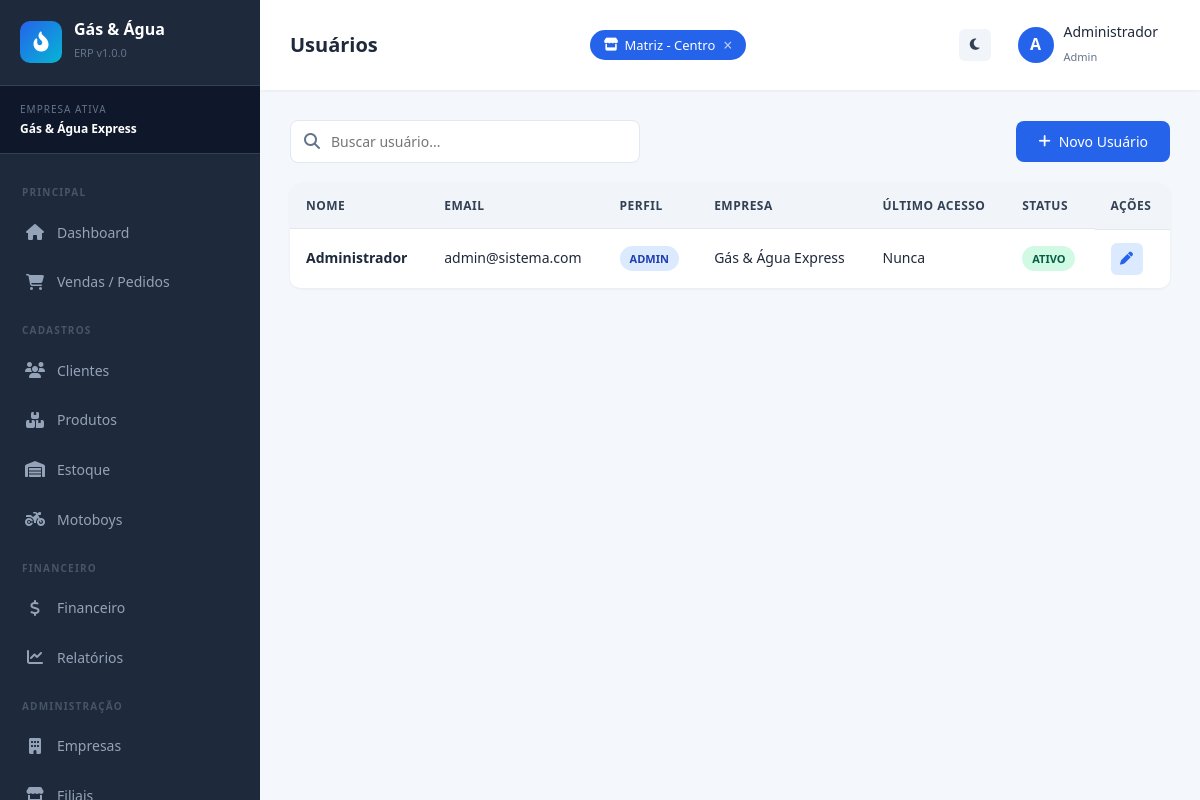
Page /pages/usuarios.php (signed in) on the committed database.
### tables this page shows
CREATE TABLE IF NOT EXISTS empresas (
    id INT AUTO_INCREMENT PRIMARY KEY,
    nome VARCHAR(150) NOT NULL,
    cnpj VARCHAR(20) UNIQUE NOT NULL,
    endereco VARCHAR(255),
    telefone VARCHAR(20),
    email VARCHAR(100),
    logo VARCHAR(255) DEFAULT 'default-logo.png',
    cor_primaria VARCHAR(7) DEFAULT '#2563eb',
    status ENUM('ativo','inativo') DEFAULT 'ativo',
    criado_em TIMESTAMP DEFAULT CURRENT_TIMESTAMP
);

CREATE TABLE IF NOT EXISTS filiais (
    id INT AUTO_INCREMENT PRIMARY KEY,
    empresa_id INT NOT NULL,
    nome VARCHAR(150) NOT NULL,
    endereco VARCHAR(255),
    telefone VARCHAR(20),
    responsavel VARCHAR(150),
    status ENUM('ativo','inativo') DEFAULT 'ativo',
    criado_em TIMESTAMP DEFAULT CURRENT_TIMESTAMP,
    FOREIGN KEY (empresa_id) REFERENCES empresas(id) ON DELETE CASCADE
);

CREATE TABLE IF NOT EXISTS usuarios (
    id INT AUTO_INCREMENT PRIMARY KEY,
    nome VARCHAR(150) NOT NULL,
    email VARCHAR(100) UNIQUE NOT NULL,
    senha VARCHAR(255) NOT NULL,
    perfil ENUM('admin','gerente','vendedor','motoboy') DEFAULT 'vendedor',
    empresa_id INT DEFAULT NULL,
    filial_id INT DEFAULT NULL,
    telefone VARCHAR(20),
    foto VARCHAR(255) DEFAULT 'default-user.png',
    status ENUM('ativo','inativo') DEFAULT 'ativo',
    ultimo_acesso DATETIME DEFAULT NULL,
    criado_em TIMESTAMP DEFAULT CURRENT_TIMESTAMP,
    FOREIGN KEY (empresa_id) REFERENCES empresas(id) ON DELETE SET NULL,
    FOREIGN KEY (filial_id) REFERENCES filiais(id) ON DELETE SET NULL
);

### pages/usuarios.php (the view, shortened to what this page needs)
<?php
$titulo_pagina = "Usuários";
$menu_ativo = "usuarios";
require_once '../includes/header.php';
$usuarios = $conn->query("
    SELECT u.*, e.nome as empresa_nome, f.nome as filial_nome
    FROM usuarios u
    LEFT JOIN empresas e ON e.id = u.empresa_id
    LEFT JOIN filiais f ON f.id = u.filial_id
    ORDER BY u.nome
");
?>
<div class="toolbar">
    <div class="toolbar-search">
        <i class="fas fa-search"></i>
        <input type="text" id="busca" placeholder="Buscar usuário..." class="form-control">
    </div>
    <button class="btn btn-primary" onclick="openModal('modalUsuario')">
        <i class="fas fa-plus"></i> Novo Usuário
    </button>
</div>
<div class="table-container">
<table class="table" id="tabelaUsuarios">
    <thead>
        <tr><th>Nome</th><th>Email</th><th>Perfil</th><th>Empresa</th><th>Último Acesso</th><th>Status</th><th>Ações</th></tr>
    </thead>
    <tbody>
        <?php while ($u = $usuarios->fetch_assoc()): ?>
        <tr>
            <td><strong><?= $u['nome'] ?></strong></td>
            <td><?= $u['email'] ?></td>
            <td><span class="badge badge-info"><?= ucfirst($u['perfil']) ?></span></td>
            <td><?= $u['empresa_nome'] ?? '-' ?></td>
            <td><?= $u['ultimo_acesso'] ? formatarData($u['ultimo_acesso'], true) : 'Nunca' ?></td>
            <td><?= statusBadge($u['status']) ?></td>
            <td class="actions">
                <a href="?editar=<?= $u['id'] ?>" class="btn-icon edit"><i class="fas fa-pen"></i></a>
            </td>
        </tr>
        <?php endwhile; ?>
    </tbody>
</table>
</div>
<?php require_once '../includes/footer.php'; ?>

### includes/header.php (shortened to what this page needs)
<?php
require_once dirname(__DIR__) . '/config/config.php';
require_once dirname(__DIR__) . '/includes/funcoes.php';
$empresa_atual = null;
if (!empty($_SESSION['empresa_id'])) {
    $stmt = $conn->prepare("SELECT nome FROM empresas WHERE id = ?");
    $stmt->bind_param("i", $_SESSION['empresa_id']);
    $stmt->execute();
    $empresa_atual = $stmt->get_result()->fetch_assoc();
}
$todas_filiais = [];
if (!empty($_SESSION['empresa_id'])) {
    $res = $conn->query("SELECT id, nome FROM filiais WHERE empresa_id = {$_SESSION['empresa_id']} AND status = 'ativo' ORDER BY nome");
    while ($f = $res->fetch_assoc()) {
        $todas_filiais[] = $f;
    }
}
$filiais_ativas = $_SESSION['filiais_ativas'] ?? [];
$titulo_pagina = $titulo_pagina ?? 'Dashboard';
$menu_ativo = $menu_ativo ?? '';
?>
<!DOCTYPE html>
<html lang="pt-br">
<head>
    <link rel="stylesheet" href="<?= BASE_URL ?>assets/css/style.css">
    <link rel="stylesheet" href="https://cdnjs.cloudflare.com/ajax/libs/font-awesome/6.4.0/css/all.min.css">
</head>
<body>
<div class="layout">
    <aside class="sidebar">
        <div class="sidebar-header">
            <div class="logo-icon"><i class="fas fa-fire-flame-curved"></i></div>
            <div>
                <h3>Gás & Água</h3>
                <small>ERP v<?= SISTEMA_VERSAO ?></small>
            </div>
        </div>
        <?php if ($empresa_atual): ?>
        <div class="sidebar-empresa">
            <div class="label">Empresa Ativa</div>
            <div class="nome"><?= escapar($empresa_atual['nome']) ?></div>
        </div>
        <?php endif; ?>
        <ul class="sidebar-menu">
            <li class="titulo-secao">Principal</li>
            <li>
                <a href="<?= BASE_URL ?>pages/dashboard.php" class="<?= $menu_ativo=='dashboard'?'active':'' ?>">
                    <span class="menu-icon"><i class="fas fa-house"></i></span> Dashboard
                </a>
            </li>
            <li>
                <a href="<?= BASE_URL ?>pages/vendas.php" class="<?= $menu_ativo=='vendas'?'active':'' ?>">
                    <span class="menu-icon"><i class="fas fa-cart-shopping"></i></span> Vendas / Pedidos
                </a>
            </li>
            <li class="titulo-secao">Cadastros</li>
            <li>
                <a href="<?= BASE_URL ?>pages/clientes.php" class="<?= $menu_ativo=='clientes'?'active':'' ?>">
                    <span class="menu-icon"><i class="fas fa-users"></i></span> Clientes
                </a>
            </li>
            <li>
                <a href="<?= BASE_URL ?>pages/produtos.php" class="<?= $menu_ativo=='produtos'?'active':'' ?>">
                    <span class="menu-icon"><i class="fas fa-boxes-stacked"></i></span> Produtos
                </a>
            </li>
            <li>
                <a href="<?= BASE_URL ?>pages/estoque.php" class="<?= $menu_ativo=='estoque'?'active':'' ?>">
                    <span class="menu-icon"><i class="fas fa-warehouse"></i></span> Estoque
                </a>
            </li>
            <li>
                <a href="<?= BASE_URL ?>pages/motoboys.php" class="<?= $menu_ativo=='motoboys'?'active':'' ?>">
                    <span class="menu-icon"><i class="fas fa-motorcycle"></i></span> Motoboys
                </a>
            </li>
            <li class="titulo-secao">Financeiro</li>
            <li>
                <a href="<?= BASE_URL ?>pages/financeiro.php" class="<?= $menu_ativo=='financeiro'?'active':'' ?>">
                    <span class="menu-icon"><i class="fas fa-dollar-sign"></i></span> Financeiro
                </a>
            </li>
            <li>
                <a href="<?= BASE_URL ?>pages/relatorios.php" class="<?= $menu_ativo=='relatorios'?'active':'' ?>">
                    <span class="menu-icon"><i class="fas fa-chart-line"></i></span> Relatórios
                </a>
            </li>
            <?php if ($_SESSION['perfil'] === 'admin'): ?>
            <li class="titulo-secao">Administração</li>
            <li>
                <a href="<?= BASE_URL ?>pages/empresas.php" class="<?= $menu_ativo=='empresas'?'active':'' ?>">
                    <span class="menu-icon"><i class="fas fa-building"></i></span> Empresas
                </a>
            </li>
            <li>
                <a href="<?= BASE_URL ?>pages/filiais.php" class="<?= $menu_ativo=='filiais'?'active':'' ?>">
                    <span class="menu-icon"><i class="fas fa-store"></i></span> Filiais
                </a>
            </li>
            <?php endif; ?>
        </ul>
    </aside>
    <main class="main">
        <div class="topbar">
            <div style="display:flex; align-items:center; gap:15px;">
                <h1><?= $titulo_pagina ?></h1>
            </div>
            <div class="filiais-chips">
                <?php foreach ($todas_filiais as $f):
                    $ativa = in_array($f['id'], $filiais_ativas);
                ?>
                    <a href="?toggle_filial=<?= $f['id'] ?><?= !empty($_GET) ? '&' . http_build_query(array_diff_key($_GET, ['toggle_filial'=>''])) : '' ?>"
                       class="filial-chip <?= $ativa ? 'active' : '' ?>"
                       title="<?= $ativa ? 'Clique para ocultar' : 'Clique para exibir' ?>">
                        <i class="fas fa-store"></i>
                        <?= escapar($f['nome']) ?>
                        <?php if ($ativa): ?>
                            <span class="chip-x">&times;</span>
                        <?php endif; ?>
                    </a>
                <?php endforeach; ?>
            </div>
            <div class="topbar-actions">
                <button onclick="toggleDarkMode()" class="btn-icon" style="background:#f1f5f9; color:#334155;" title="Modo escuro">
                    <i class="fas fa-moon"></i>
                </button>
                <div class="topbar-user">
                    <div class="avatar"><?= strtoupper(substr($_SESSION['usuario_nome'] ?? 'U', 0, 1)) ?></div>
                    <div>
                        <div class="nome"><?= escapar($_SESSION['usuario_nome'] ?? '') ?></div>
                        <small style="color:#64748b; font-size:11px;"><?= ucfirst($_SESSION['perfil'] ?? '') ?></small>
                    </div>
                </div>
            </div>
        </div>
        <div class="content">

### includes/funcoes.php (shortened to what this page needs)
<?php
function escapar($valor) {
    return htmlspecialchars($valor ?? '', ENT_QUOTES, 'UTF-8');
}
function statusBadge($status) {
    $badges = [
        'pendente'    => ['Pendente', 'warning'],
        'separacao'   => ['Em Separação', 'info'],
        'entrega'     => ['Em Entrega', 'primary'],
        'entregue'    => ['Entregue', 'success'],
        'finalizado'  => ['Finalizado', 'success'],
        'cancelado'   => ['Cancelado', 'danger'],
        'ativo'       => ['Ativo', 'success'],
        'inativo'     => ['Inativo', 'secondary'],
        'pago'        => ['Pago', 'success'],
        'disponivel'  => ['Disponível', 'success'],
        'em_entrega'  => ['Em Entrega', 'warning'],
    ];
    $info = $badges[$status] ?? [$status, 'secondary'];
    return '<span class="badge badge-' . $info[1] . '">' . $info[0] . '</span>';
}

### includes/header.php (style rules this page uses)
.filiais-chips { display: flex; gap: 8px; flex-wrap: wrap; align-items: center; }
.filial-chip { display: inline-flex; align-items: center; gap: 6px; padding: 5px 14px; border-radius: 20px; font-size: 13px; font-weight: 500; text-decoration: none; transition: all 0.2s; cursor: pointer; border: 2px solid var(--border); color: var(--text-muted); background: var(--bg-light); }
.filial-chip.active { background: var(--primary); color: white; border-color: var(--primary); }
.chip-x { font-size: 16px; line-height: 1; margin-left: 2px; opacity: 0.7; }
.topbar { flex-wrap: wrap; gap: 10px; }

### rows in the picture
empresas: nome "Gás & Água Express"
filiais: nome "Matriz - Centro"
usuarios: nome "Administrador", email "admin@sistema.com", perfil "ADMIN", empresa.nome "Gás & Água Express", shows "Nunca", status "ATIVO"

### other values in the picture
SISTEMA_VERSAO "1.0.0"
$titulo_pagina "Usuários"
substr($_SESSION['usuario_nome'] ?? 'U', 0, 1) "A"
escapar($_SESSION['usuario_nome'] ?? '') "Administrador"
$_SESSION['perfil'] "Admin"
